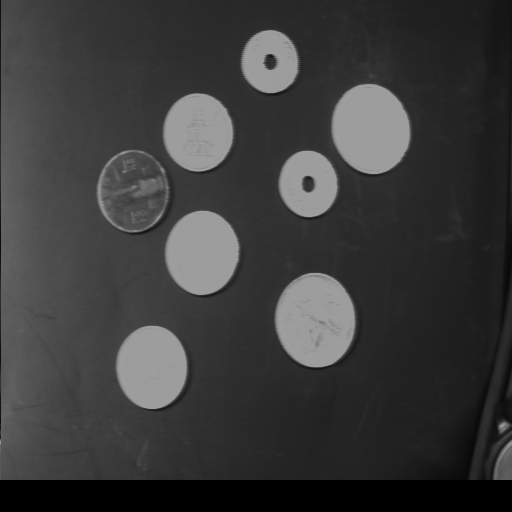
#> input picture Images/Coin.bmp, 512 x 512 px, found by its file name
$ python histogram_streching.py
#> lines starting #> are read from the running program, lines starting #| are printed output that depends on the picture
import cv2
import numpy as np

def main():
    filename="images/coin.bmp"
    img = cv2.imread(filename, cv2.IMREAD_GRAYSCALE)
#> img is the input picture: shape (512, 512); min 0, max 159, mean 59.5
    cv2.imshow('image', img)

    Hist = np.zeros((256))
    ysize= img.shape[0]
#> ysize = 512
    xsize = img.shape[1]
#> xsize = 512

    for y in range(ysize):
        for x in range(xsize):
            Hist[img.item(y, x)] = Hist[img.item(y, x)]+ 1
#> after the loop, Hist = 256 values, max 18813 at index 157, min 0 at index 1, mean 1024

    low = 0
    high = 255

    for i in range(256):
        if Hist[i] != 0:
            low = i
            break

    for i in range(255, -1, -1):
        if Hist[i] != 0:
            high = i
            break

    for y in range(ysize):
        for x in range(xsize):
            value = round((img.item(y, x) - low) / (high-low) * 255)
            img.itemset((y, x) , value)
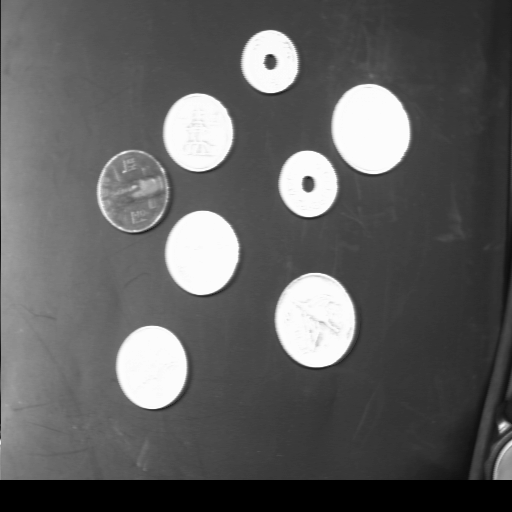
#> img: shape (512, 512); min 0, max 255, mean 95.5

    cv2.imshow('result', img)
    cv2.waitKey(0)
    cv2.destroyAllWindows()

main()

$ run again, with Images/56K-70.BMP copied over Images/Coin.bmp
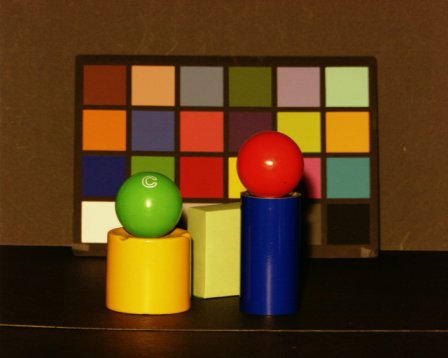
#> input picture Images/56K-70.BMP, 448 x 358 px, found by its file name
#> in main, `img = cv2.imread(filename, cv2.IMREAD_GRAYSCALE)`:
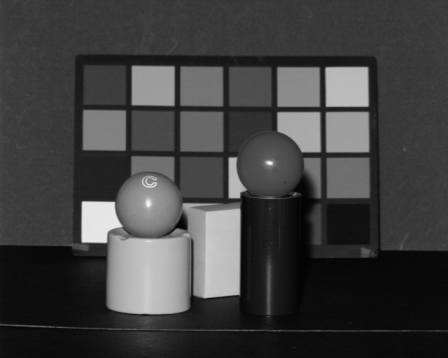
#> img: shape (358, 448); min 1, max 249, mean 64
#> after the loop in main, `for y in range(ysize):`: Hist = 256 values, max 8413 at index 58, min 0 at index 0, mean 626.5
